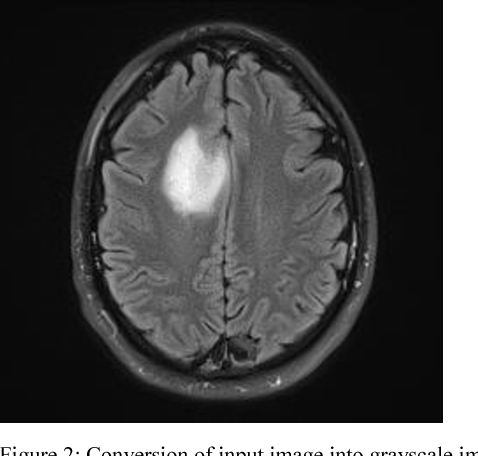
//> input picture assets/brain.png, 478 x 456 px
$ ./q1   (built with g++ and OpenCV 4)
//> lines starting //> are read from the running program, lines starting //| are printed output that depends on the picture; after the words box and inside, x2 and y2 are one past the last pixel; in counts of white or black regions, pixels touching at a corner belong together
#include <opencv2/opencv.hpp>
#include <iostream>
#include <cstdint>
#include <cmath>

// Compilar com: g++ q1.cpp -o q1 `pkg-config --cflags --libs opencv4`
// Compilar e executar: g++ q1.cpp -o q1 `pkg-config --cflags --libs opencv4` && ./q1

using std::string;
using std::cout;
using std::cerr;
using std::cin;
using std::endl;

using std::pow;
using std::sqrt;

int main() {

    // caminho da imagem
    string path = "../assets/brain.png";

    cout << "\n > Lendo " << path << "...\n" << endl;

    // lendo a imagem
    cv::Mat img = cv::imread(path);
//> img is the input picture: 456 rows x 478 cols, CV_8UC3; min 0, max 255, mean 76.8
    img = img(cv::Rect(0,0, 440, 420));
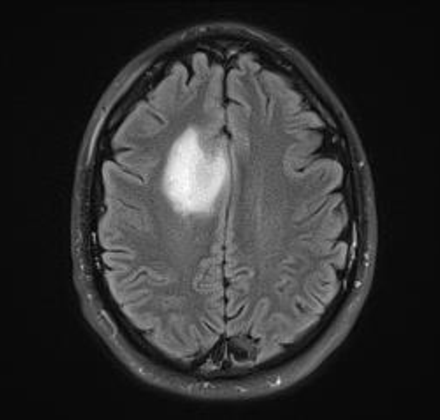
//> img: 420 rows x 440 cols, CV_8UC3; min 2, max 253, mean 49.3

    // copia a original
    cv::Mat img_original = img(cv::Rect(0,0, 440, 420));

    // checa se a imagem foi carregada
    if (img.empty()) {
        cerr << "\n > Error: Could not load image (" << path << ")." << endl;
        return 1;
    } else {
        cout << "\n > Imagem OK" << endl;
    }

    // garante que a imagem esteja em preto e branco
    cv::Mat img_mono = cv::Mat::zeros(img.size(), img.type());
    cv::cvtColor(img, img, cv::COLOR_BGR2GRAY);
//> img: 420 rows x 440 cols, CV_8UC1

    // aplicando filtros para ajudar
    int32_t GB_size = 3;
    cv::GaussianBlur(img, img, cv::Size(GB_size, GB_size), 0); // low

    int32_t B_size = 3;
    cv::medianBlur(img, img, B_size); // mid

    // histograma
    int32_t         histSize = 256;
    float           range[] = {0, 256};
    const float*    histRange = {range};
    bool            uniform = true, acc = false;
    cv::Mat         hist;

    cout << "\n > Calculando Histograma..." << endl;

    cv::calcHist (
        &img,       // entrada
        1,          // numero de imagens
        0,          // canal 0
        cv::Mat(),  // sem mascara
        hist,       // saida
        1,          // 1 dimensao
        &histSize,  // tamanho
        &histRange, // alcance
        uniform,
        acc
    );
//> hist = 256 values, max 31848 at index 11, min 0 at index 0, mean 721.9

    cout << "\n > Histograma OK" << endl;

    // aplicando o threshold OTSU
    cv::Mat bin;

    double th = cv::threshold(
        img,        // entrada
        bin,        // saida binaria
        0,          // valor inicial (ignored)
        255,        // pixels > threshold
        cv::THRESH_BINARY | cv::THRESH_OTSU
    );
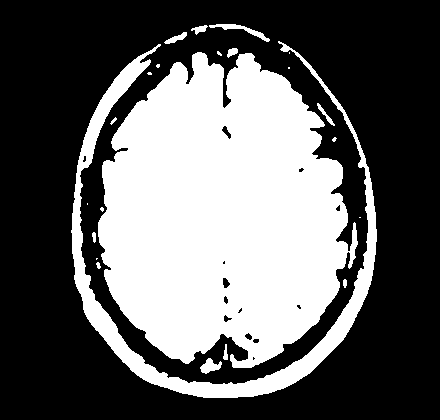
//> bin: 420 rows x 440 cols, CV_8UC1; 38.2% white; 23 white regions (10 under 20 px), largest, box (x1, y1, x2, y2) and area: (98, 52, 358, 368) 58942, (71, 41, 377, 398) 10511, (209, 24, 270, 42) 265
//> th = 59

    cout << "\n > Limiar escolhido pelo OTSU: " << th << endl;
//|  > Limiar escolhido pelo OTSU: 59
    cout << endl;

    // ajustando o valor do OTSU
    double ajustado = th + 95;
//> ajustado = 154
    cv::Mat bin2;
    cv::threshold(img, bin2, ajustado, 255, cv::THRESH_BINARY);
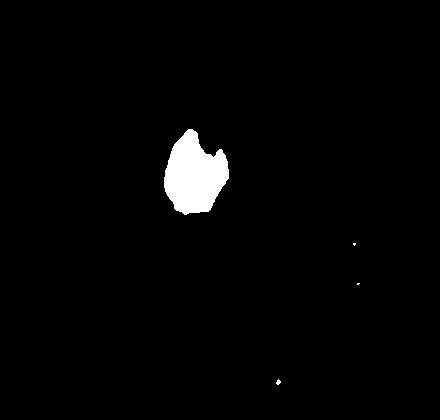
//> bin2: 420 rows x 440 cols, CV_8UC1; 2% white; 4 white regions (3 under 20 px), largest, box (x1, y1, x2, y2) and area: (164, 129, 229, 215) 3741

    // operacoes
    int32_t kernelOpenValue = 3;
    cv::Mat kernelOpen = cv::getStructuringElement(cv::MORPH_ELLIPSE, cv::Size(kernelOpenValue, kernelOpenValue));

    int32_t kernelCloseValue = 9;
    cv::Mat kernelClose = cv::getStructuringElement(cv::MORPH_ELLIPSE, cv::Size(kernelCloseValue, kernelCloseValue));

    // fechamento
    cv::Mat closed;
    cv::morphologyEx(bin2, closed, cv::MORPH_CLOSE, kernelClose);
//> closed: 420 rows x 440 cols, CV_8UC1; 2% white; 4 white regions (3 under 20 px), largest, box (x1, y1, x2, y2) and area: (164, 129, 229, 215) 3754

    // abertura
    cv::Mat opened;
    cv::morphologyEx(closed, opened, cv::MORPH_OPEN, kernelOpen);

    // elementos conexos
    cv::Mat labels, stats, centroids;

    int numComp = cv::connectedComponentsWithStats(
        opened,
        labels,
        stats,
        centroids
    );
//> labels: 420 rows x 440 cols, CV_32SC1; 4 distinct labels, from 0 to 3
//> stats = [[0, 0, 440, 420, 181022], [164, 129, 65, 86, 3754], [353, 243, 3, 3, 5], [276, 379, 5, 6, 19]]; centroids = [[220, 210.2], [194, 175], [354, 244], [277.9, 381.7]]; numComp = 4

    int largestLabel = 1;
    int largestArea  = stats.at<int>(1, cv::CC_STAT_AREA);
//> largestArea = 3754

    for (int i = 2; i < numComp; i++) {
        int area = stats.at<int>(i, cv::CC_STAT_AREA);
        if (area > largestArea) {
            largestArea = area;
            largestLabel = i;
        }
    }
//> this loop made 2 passes
//> area on passes 1 to 2: 5, 19
//> after the loop, largestArea = 3754; largestLabel = 1

    cv::Mat tumorMask = (labels == largestLabel);
//> tumorMask: 420 rows x 440 cols, CV_8UC1; 2% white; 1 white region, box (x1, y1, x2, y2) and area: (164, 129, 229, 215) 3754
    cv::Mat tumorMask8U;
    tumorMask.convertTo(tumorMask8U, CV_8U, 255);

    // mostra as imagens
    cv::imshow("Original Image", img);
    // [7 lines of commented-out code are left out]
    cv::Mat imgColor;
    cv::cvtColor(img, imgColor, cv::COLOR_GRAY2BGR);
    cv::Mat resultado = imgColor.clone();

    // cor do tumor
    cv::Vec3b cor(0, 0, 255);

    // aplicar máscara colorida
    for (int y = 0; y < resultado.rows; y++) {
        for (int x = 0; x < resultado.cols; x++) {
            if (tumorMask8U.at<uchar>(y,x) == 255) {
                resultado.at<cv::Vec3b>(y,x) = cor;
            }
        }
    }
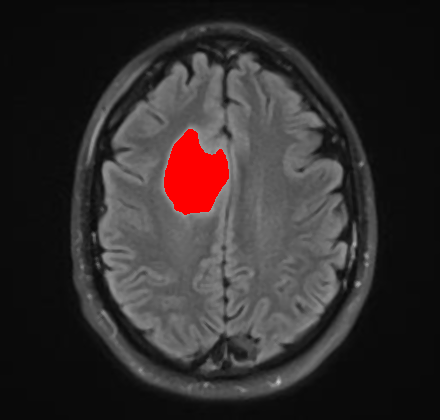
//> resultado: 420 rows x 440 cols, CV_8UC3; mean B, G, R 45.1, 45.1, 50.3

    // mostrar e salvar
    cv::imshow("Tumor Destacado", resultado);
    cv::imwrite("resultado_tumor.png", resultado);

    // salva a original com o corte
    cv::imwrite("brain_crop.png", img_original);

    cv::waitKey(0);

    return 0;
}
